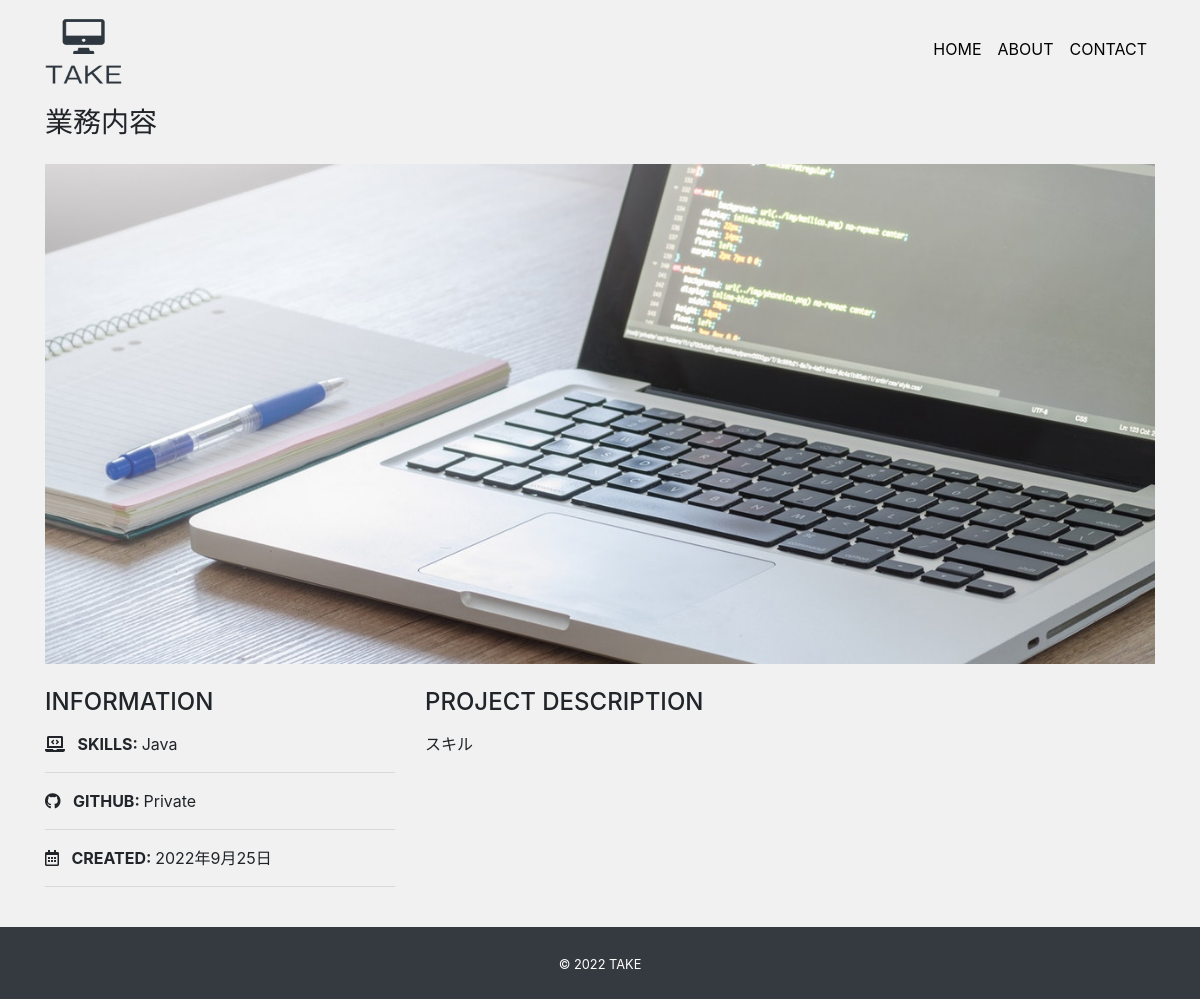
/detail/1, run on an earlier commit of the app's database.
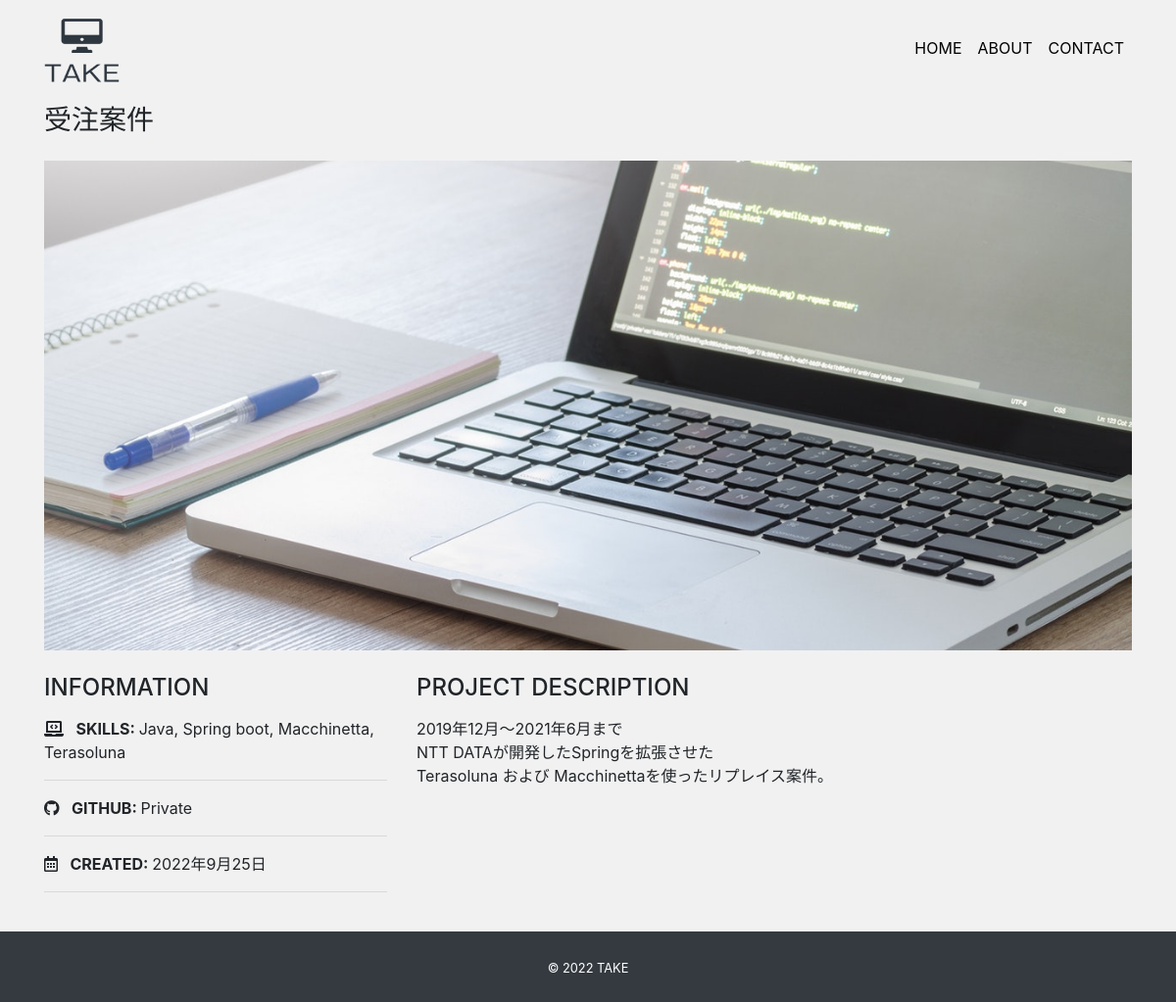
And on a later commit of the database.
### mysite/models.py (models this page shows, shortened)
class Work(models.Model):
    title = models.CharField('タイトル', max_length=100)
    image = models.ImageField(upload_to="images", verbose_name='イメージ画像')
    thumbnail = models.ImageField(
        upload_to="images", verbose_name='サムネイル', null='True', blank='True')
    skill = models.CharField('スキル', max_length=100)
    url = models.CharField('URL', max_length=100, null='True', blank='True')
    created = models.DateField('作成日')
    description = models.TextField('説明')

### mysite/views.py (the view)
# urls.py: path('detail/<int:pk>', views.DetailView.as_view(), name='detail'),
class DetailView(View):
    def get(self, request, *args, **kwargs):
        work_data = Work.objects.get(id=self.kwargs['pk'])
        return render(request, 'mysite/detail.html', {
            'work_data': work_data
        })

### mysite/templates/mysite/detail.html
{% extends 'mysite/base.html' %}
{% block content %}
<h3 class="mb-4">{{ work_data.title }}</h3>
<div class="card top mb-4">
    <img src="{{ work_data.image.url }}" alt="">
</div>
<div class="row">
    <div class="col-sm-4 mb-4">
        <h4 class="mb-3">INFORMATION</h4>
        <p>
            <i class="fas fa-laptop-code mr-2"></i>
            <span class="font-weight-bolder">SKILLS: </span>
            {{ work_data.skill}}
        </p>
        <hr>
        <p>
            <i class="fab fa-github mr-2"></i>
            <span class="font-weight-bolder">GITHUB: </span>
            {% if work_data.url %}
            <a href="{{ work_data.url }}" target="_blank" class="link-color">Link</a>
            {% else %}
            Private
            {% endif %}
        </p>
        <hr>
        <p>
            <i class="far fa-calendar-alt mr-2"></i>
            <span class="font-weight-bolder">CREATED: </span>
            {{ work_data.created }}
        </p>
        <hr>
    </div>
    <div class="col-sm-8 mb-5">
        <h4 class="mb-3">PROJECT DESCRIPTION</h4>
        <p>{{ work_data.description|linebreaksbr }}</p>
    </div>
</div>
{% endblock %}

What changed in the data, as far as the page shows it:
changed Work: title "業務内容" → "受注案件"; skill "Java" → "Java, Spring boot, Macchinetta, Terasoluna"; description "スキル" → "2019年12月～2021年6月まで NTT DATAが開発したSpringを拡張させた Terasoluna および Macchinettaを使ったリプレイス案件。"
